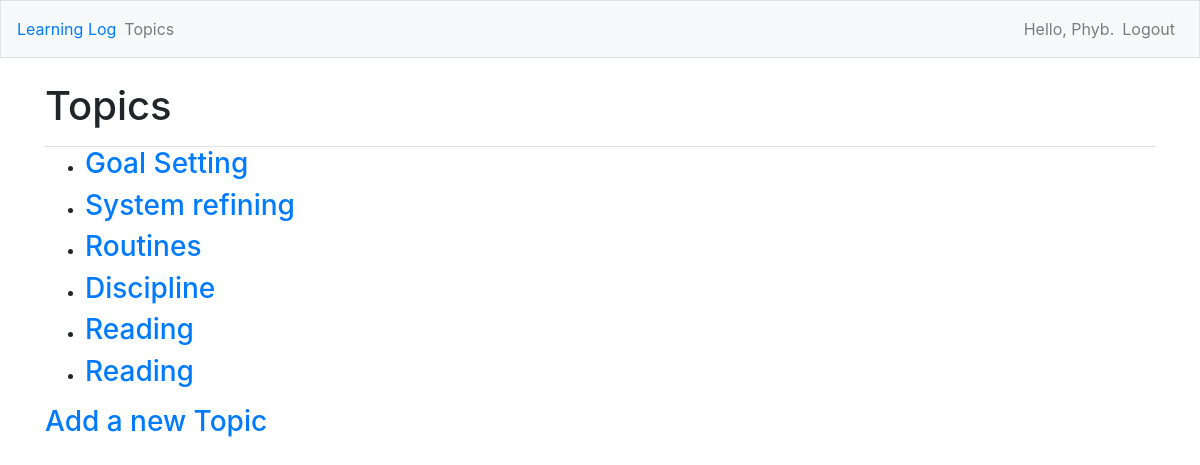
The app's page /topics/ (signed in) with its own data.
### learning_logs/models.py (models this page shows)
class Topic(models.Model):
    text = models.CharField(max_length=200)
    date = models.DateTimeField(auto_now_add=True)
    owner = models.ForeignKey(User, on_delete=models.CASCADE)
    def __str__(self):
        return self.text

### learning_logs/views.py (the view)
# urls.py: path('topics/', views.topics, name='topics'),# adding 'topics/' to the string used for the homepage u can include or omit the /
@login_required # using the decorator to prevent access to topics for users not logged in u should also modify the seettings.py file
def topics(request): # the filter restricts access to the owner
    topics = Topic.objects.filter(owner=request.user).order_by('date')
    context = {'topics':topics} # defining a contect we will send to the template, which is a dictionary in whc the keys are names we'll use in the template to access data
    return render(request, 'learning_logs/topics.html',context) # when building a pag that uses data we alsp pass the context variable , the path to the template and the request to render'''

### learning_logs/templates/learning_logs/topics.html (shortened to what this page needs)
{% extends "learning_logs/base.html" %}
{% block page_header %}
<h1>Topics</h1>
{% endblock page_header %}
{% block content %}
<ul>
    {% for topic in topics %}
    <li><h3><a href="{% url 'learning_logs:topic' topic.id%}"> {{topic}}</a></h3></li>
    {% empty %}
    <li><h3>No topics have been added yet</h3></li>
    {% endfor %}
</ul>
<h3><a href="{% url 'learning_logs:new_topic'%}">Add a new Topic</a></h3>
{% endblock content %}<!--endding a content bloc

### learning_logs/templates/learning_logs/base.html (shortened to what this page needs)
{% load bootstrap4 %}
<!DOCTYPE html>
<html lang='en'>
<head>
    {% bootstrap_css %}
</head>
<body>
    <nav class="navbar navbar-expand-md navbar-light bg-light mb-4 border">
        <a class="navbar_brand" href="{% url 'learning_logs:index' %}">Learning Log</a>
        <div class="collapse navbar-collapse" id="navbarCollapse">
            <ul class="navbar-nav mr-auto">
                <li class="nav-item">
                    <a class="nav-link" href="{% url 'learning_logs:topics' %}">Topics</a>
                </li>
            </ul>
            <ul class="navbar-nav ml-auto">
                {% if user.is_authenticated %}
                <li class="nav-item">
                    <span class="navbar-text" }">Hello, {{user.username}}.</span>
                </li>
                <li class="nav-item">
                    <a class="nav-link" href="{%  url 'users:logout' %}">Logout
                    </a>
                </li>
                {% endif %}
            </ul>
        </div>
    </nav>
    <main role="main" class="container">
        <div class="pb-2 mb2 border-bottom">
            {% block page_header %}{% endblock page_header %}
        </div>
        <div>
            {% block content %}
            {% endblock content %}
        </div>
    </main>
</body>
</html>

### records on screen
Topic: text "Goal Setting"
Topic: text "System refining"
Topic: text "Routines"
Topic: text "Discipline"
Topic: text "Reading"
Topic: text "Reading"

### other values on screen
{{ user.username }} "Phyb"
